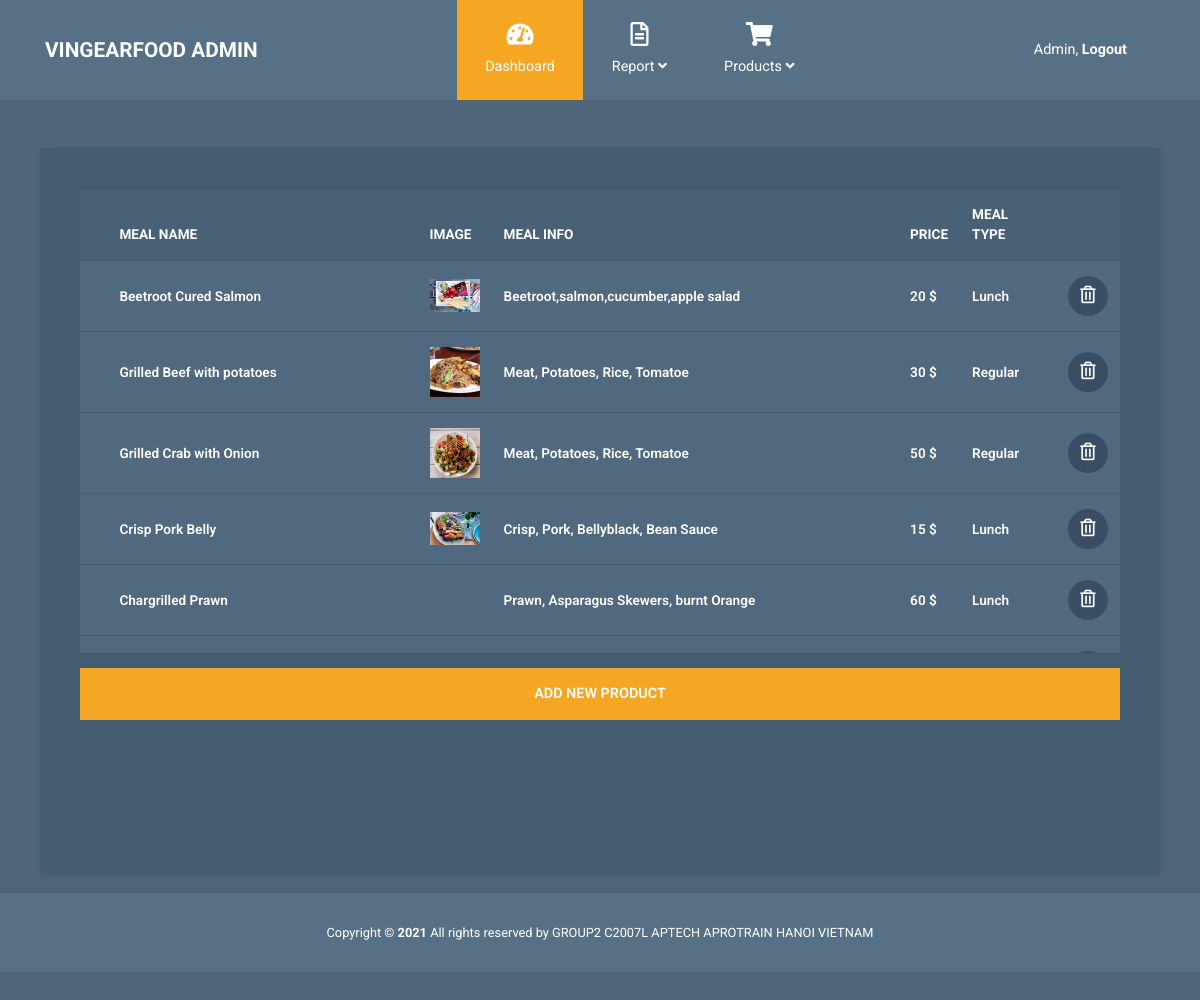
The page /admin/showproducts.php (signed in) on the database its author committed.
### tables this page shows
CREATE TABLE `meal` (
  `MealId` int(11) NOT NULL,
  `MealName` varchar(100) DEFAULT NULL,
  `MealInfo` varchar(200) DEFAULT NULL,
  `Price` int(11) DEFAULT NULL,
  `MealType` varchar(100) DEFAULT NULL,
  `Image` varchar(100) DEFAULT NULL
);

### classes/meal.class.php (called while the page is built, shortened)
<?php
class meal
{
    public function getMealAll()
    {
        $options = array(PDO::ATTR_EMULATE_PREPARES => false, PDO::ATTR_ERRMODE => PDO::ERRMODE_EXCEPTION);
        $dsn = "mysql:host=" . DatabaseInfo::getServer() . ";dbname=" . DatabaseInfo::getDatabaseName() . ";charset=utf8";
        $conn = new PDO($dsn, DatabaseInfo::getUserName(), DatabaseInfo::getPassword(), $options);
        $sql = "SELECT	`MealId`,
						`MealName`,
						`MealInfo`,
						`Price`,
						`MealType`,
						`Image`
				FROM	`meal`;
				";
        $stmt = $conn->prepare($sql);
        $stmt->execute();
        $data = $stmt->fetchAll(PDO::FETCH_ASSOC);
        return $data;
    }
}
?>

### admin/showproducts.php (the view, shortened to what this page needs)
<?php
$meal = new meal();
$datas = $meal->getMealAll()
?>
<!DOCTYPE html>
<html lang="en">
<head>
    <link rel="stylesheet" href="css/fontawesome.min.css" />
    <link rel="stylesheet" href="css/bootstrap.min.css" />
    <link rel="stylesheet" href="css/templatemo-style.css">
</head>
<body id="reportsPage">
<nav class="navbar navbar-expand-xl">
    <div class="container h-100">
        <a class="navbar-brand" href="adminpage.php">
            <h1 class="tm-site-title mb-0">VingearFood Admin</h1>
        </a>
        <div class="collapse navbar-collapse" id="navbarSupportedContent">
            <ul class="navbar-nav mx-auto h-100">
                <li class="nav-item">
                    <a class="nav-link active" href="adminpage.php">
                        <i class="fas fa-tachometer-alt"></i> Dashboard
                    </a>
                </li>
                <li class="nav-item dropdown">
                    <a class="nav-link dropdown-toggle" href="#" id="navbarDropdown" role="button" data-toggle="dropdown" aria-haspopup="true" aria-expanded="false">
                        <i class="far fa-file-alt"></i>
                        <span>
                            Report <i class="fas fa-angle-down"></i>
                        </span>
                    </a>
                </li>
                <li class="nav-item dropdown">
                    <a class="nav-link dropdown-toggle" href="products.php" id="navbarDropdown" role="button" data-toggle="dropdown" aria-haspopup="true" aria-expanded="false">
                        <i class="fas fa-shopping-cart"></i>
                        <span>
                            Products <i class="fas fa-angle-down"></i>
                        </span>
                    </a>
                </li>
            </ul>
            <ul class="navbar-nav">
                <li class="nav-item">
                    <a class="nav-link d-block" href="login.php">
                        Admin, <b>Logout</b>
                    </a>
                </li>
            </ul>
        </div>
    </div>
</nav>
<div class="container mt-5">
    <div class="row tm-content-row">
        <div class="col-xl-15 col-lg-15 col-md-12 col-sm-12 mx-auto">
            <div class="tm-bg-primary-dark tm-block tm-block-products">
                <div class="tm-product-table-container">
                    <table class="table table-hover tm-table-small tm-product-table">
                        <thead>
                        <tr>
                            <th scope="col">&nbsp;</th>
                            <th scope="col">MEAL NAME</th>
                            <th scope="col">IMAGE</th>
                            <th scope="col">MEAL INFO</th>
                            <th scope="col">PRICE</th>
                            <th scope="col">MEAL TYPE</th>
                            <th scope="col">&nbsp;</th>
                        </tr>
                        </thead>
                        <tbody>
                        <?php if (!empty($datas)): ?>
                            <?php foreach ($datas as $data): ?>
                                <tr onclick="window.open('./edit-product.php?id=<?php echo $data['MealId'] ?>','_blank')">
                                    <td>&nbsp;</td>
                                    <td class=""><?php echo $data['MealName'] ?></td>
                                    <td>
                                        <img src="../<?php echo $data['Image'] ?>" style="width: 50px; " alt="">
                                    </td>
                                    <td><?php echo $data['MealInfo'] ?></td>
                                    <td><?php echo $data['Price'] ?> $</td>
                                    <td><?php echo $data['MealType'] ?></td>
                                    <td>
                                        <a href="deleteMeal.php?id=<?php echo $data['MealId'] ?>" class="tm-product-delete-link">
                                            <i class="far fa-trash-alt tm-product-delete-icon"></i>
                                        </a>
                                    </td>
                                </tr>
                            <?php endforeach; ?>
                        <?php endif; ?>
                        </tbody>
                    </table>
                </div>
                <a href="add-product.php" class="btn btn-primary btn-block text-uppercase mb-3">Add new product</a>
            </div>
        </div>
    </div>
</div>
<footer class="tm-footer row tm-mt-small">
    <div class="col-12 font-weight-light">
        <p class="text-center text-white mb-0 px-4 small">
            Copyright &copy; <b>2021</b> All rights reserved by GROUP2 C2007L APTECH APROTRAIN HANOI VIETNAM
        </p>
    </div>
</footer>
</body>
</html>

### admin/css/templatemo-style.css (style rules this page uses)
html { font-size: 16px; overflow-x: hidden; }
body { font-family: Roboto, Helvetica, Arial, sans-serif; background-color: #4e657a; overflow-x: hidden; }
a { transition: all 0.3s ease; }
.navbar-brand { display: flex; align-items: center; }
.tm-site-title { display: inline-block; text-transform: uppercase; font-size: 1.3rem; font-weight: 700; color: #fff; }
.navbar { height: 100px; background-color: #567086; padding: 0; }
.navbar .container { position: relative; }
.tm-mt-small { margin-top: 20px; }
.tm-block { padding: 40px; -webkit-box-shadow: 1px 1px 5px 0 #455c71; -moz-box-shadow: 1px 1px 5px 0 #455c71; box-shadow: 1px 1px 5px 0 #455c71; min-height: 350px; height: 100%; max-height: 450px; }
.nav-link { color: #fff; height: 100%; display: flex; align-items: center; justify-content: center; flex-direction: column; font-size: 90%; }
.nav-link > i { margin-bottom: 10px; margin-right: 0; font-size: 1.5rem; }
.dropdown-item, .nav-link { padding: 15px 20px; }
.navbar-nav .active > .nav-link, .navbar-nav .nav-link.active { background-color: #f5a623; color: #fff; }
.navbar-nav .nav-link.active i { color: #fff; }
.nav-item { text-align: center; }
.nav-item:last-child { margin-right: 0; }
.dropdown-toggle::after { display: none; }
.tm-content-row { justify-content: space-between; margin-left: -20px; margin-right: -20px; }
.table { background-color: #50697f; color: #fff; font-size: 85%; margin-bottom: 0; }
thead { background-color: #486177; color: #fff; }
.table thead th { border-bottom: 0; }
.btn { border-radius: 0; padding: 13px 28px; transition: all 0.2s ease; max-width: 100%; }
.btn-primary { color: #fff; background-color: #f5a623; border: 2px solid #f5a623; font-size: 90%; font-weight: 600; }
.table td, .table th { border-top: 1px solid #415a70; padding: 15px 25px; vertical-align: middle; }
.tm-table-small td, .tm-table-small th { padding-left: 12px; padding-right: 12px; }
.table-hover tbody tr { transition: all 0.2s ease; }
.tm-bg-primary-dark { background-color: #435c70; }
.tm-block-products { min-height: 725px; }
.tm-product-table-container { max-height: 465px; margin-bottom: 15px; overflow-y: scroll; }
.tm-product-table tr { font-weight: 600; }
.tm-product-delete-icon { font-size: 1.1rem; color: #fff; }
.tm-product-delete-link { padding: 10px; border-radius: 50%; background-color: #394e64; display: inline-block; width: 40px; height: 40px; text-align: center; }
.tm-footer { background-color: #567086; padding-top: 30px; padding-bottom: 30px; -webkit-box-shadow: 0 -3px 5px 0 rgba(69, 92, 113, 0.59); -moz-box-shadow: 0 -3px 5px 0 rgba(69, 92, 113, 0.59); box-shadow: 0 -3px 5px 0 rgba(69, 92, 113, 0.59); }
@media (min-width: 1200px) { .navbar-expand-xl .navbar-nav .nav-link { padding-left: 28px; padding-right: 28px; } }
@media (min-width: 1200px) { .navbar-collapse { height: 100%; } }
@media (max-width: 1275px) and (min-width: 1200px) { .nav-item { margin-right: 15px; } }
@media (max-width: 1350px) { .nav-item { margin-right: 1px; } }

### rows shown on the page
meal: MealName "Beetroot Cured Salmon", Image (picture), MealInfo "Beetroot,salmon,cucumber,apple salad", Price "20", MealType "Lunch"
meal: MealName "Grilled Beef with potatoes", Image (picture), MealInfo "Meat, Potatoes, Rice, Tomatoe", Price "30", MealType "Regular"
meal: MealName "Grilled Crab with Onion", Image (picture), MealInfo "Meat, Potatoes, Rice, Tomatoe", Price "50", MealType "Regular"
meal: MealName "Crisp Pork Belly", Image (picture), MealInfo "Crisp, Pork, Bellyblack, Bean Sauce", Price "15", MealType "Lunch"
meal: MealName "Chargrilled Prawn", MealInfo "Prawn, Asparagus Skewers, burnt Orange", Price "60", MealType "Lunch"
